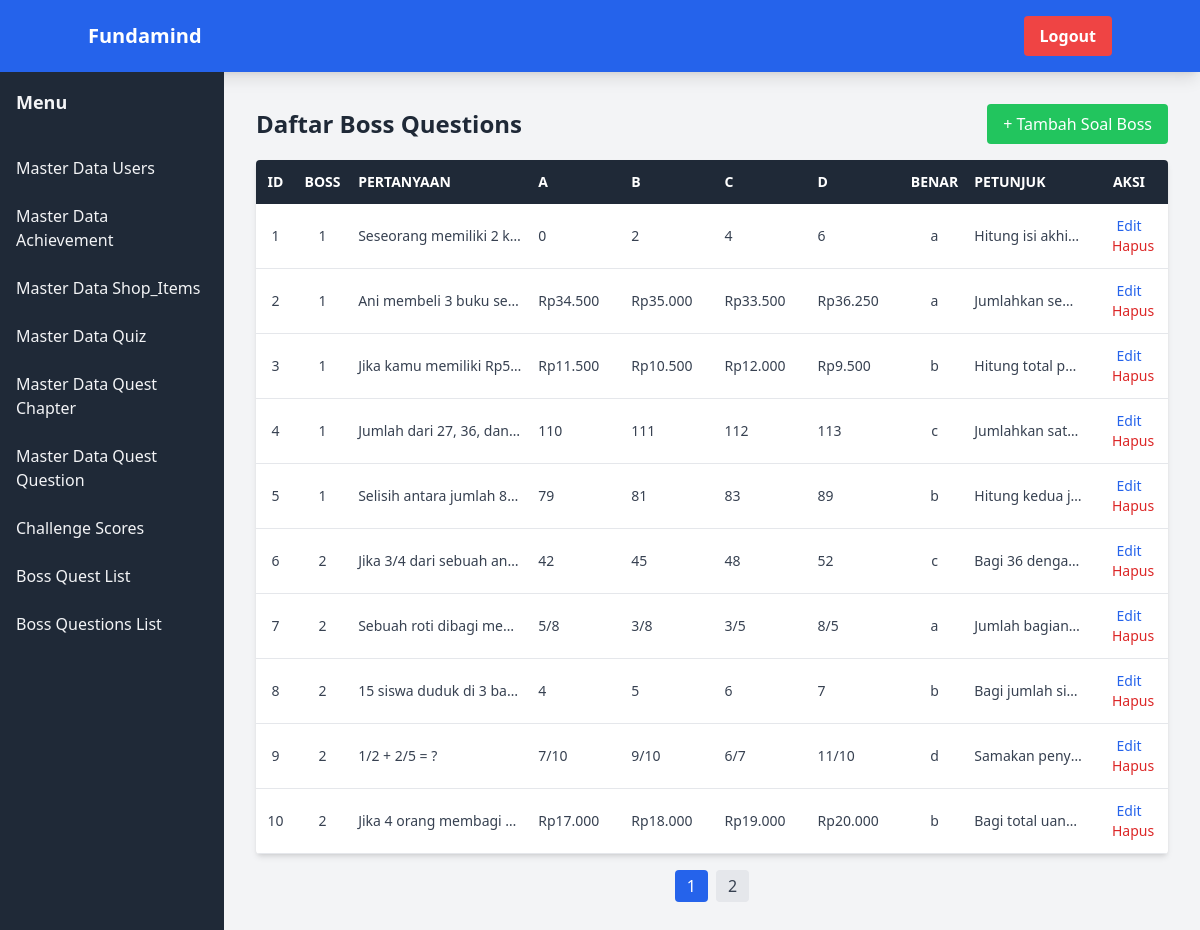
Page /pages/admin/boss_questions_list.php on the committed database.
### tables this page shows
CREATE TABLE `boss_questions` (
  `id_question` int NOT NULL,
  `id_boss` int DEFAULT NULL,
  `pertanyaan` text,
  `pilihan_a` text,
  `pilihan_b` text,
  `pilihan_c` text,
  `pilihan_d` text,
  `jawaban_benar` char(1) DEFAULT NULL,
  `petunjuk` text
);

### pages/admin/boss_questions_list.php (the view, shortened to what this page needs)
<?php
include __DIR__ . '../../db.php';
$perPage = 10;
$page = isset($_GET['page']) ? max(1, intval($_GET['page'])) : 1;
$offset = ($page - 1) * $perPage;
$totalResult = mysqli_query($koneksi, "SELECT COUNT(*) as total FROM boss_questions");
$totalRows = mysqli_fetch_assoc($totalResult)['total'];
$totalPages = ceil($totalRows / $perPage);
$query = "SELECT id_question, id_boss, pertanyaan, pilihan_a, pilihan_b, pilihan_c, pilihan_d, jawaban_benar, petunjuk FROM boss_questions ORDER BY id_question ASC LIMIT $perPage OFFSET $offset";
$result = mysqli_query($koneksi, $query);
?>
<!DOCTYPE html>
<html lang="id">
<head>
    <script src="https://cdn.tailwindcss.com"></script>
</head>
<body class="bg-gray-100 font-sans leading-normal tracking-normal">
    <?php include 'includes/navbar.php'; ?>
    <div class="flex">
        <?php include 'includes/sidebar.php'; ?>
        <div class="flex-1 p-8">
            <div class="flex justify-between items-center mb-4">
                <h2 class="text-2xl font-bold text-gray-800">Daftar Boss Questions</h2>
                <a href="index.php?modul=boss_question&fitur=create" class="bg-green-500 text-white px-4 py-2 rounded hover:bg-green-600">
                    + Tambah Soal Boss
                </a>
            </div>
            <div class="bg-white shadow-md rounded overflow-x-auto">
                <table class="min-w-full table-auto text-sm">
                    <thead class="bg-gray-800 text-white uppercase">
                        <tr>
                            <th class="px-2 py-3 w-10 text-center">ID</th>
                            <th class="px-2 py-3 w-14 text-center">Boss</th>
                            <th class="px-2 py-3 w-44 text-left">Pertanyaan</th>
                            <th class="px-2 py-3 w-24 text-left">A</th>
                            <th class="px-2 py-3 w-24 text-left">B</th>
                            <th class="px-2 py-3 w-24 text-left">C</th>
                            <th class="px-2 py-3 w-24 text-left">D</th>
                            <th class="px-2 py-3 w-10 text-center">Benar</th>
                            <th class="px-2 py-3 w-32 text-left">Petunjuk</th>
                            <th class="px-2 py-3 w-20 text-center">Aksi</th>
                        </tr>
                    </thead>
                    <tbody class="text-gray-700">
                        <?php while ($q = mysqli_fetch_assoc($result)) : ?>
                            <tr class="border-b hover:bg-gray-50">
                                <td class="px-2 py-3 text-center"><?php echo $q['id_question']; ?></td>
                                <td class="px-2 py-3 text-center"><?php echo $q['id_boss']; ?></td>
                                <td class="px-2 py-3 max-w-[180px] truncate"><?php echo htmlspecialchars($q['pertanyaan']); ?></td>
                                <td class="px-2 py-3 max-w-[100px] truncate"><?php echo htmlspecialchars($q['pilihan_a']); ?></td>
                                <td class="px-2 py-3 max-w-[100px] truncate"><?php echo htmlspecialchars($q['pilihan_b']); ?></td>
                                <td class="px-2 py-3 max-w-[100px] truncate"><?php echo htmlspecialchars($q['pilihan_c']); ?></td>
                                <td class="px-2 py-3 max-w-[100px] truncate"><?php echo htmlspecialchars($q['pilihan_d']); ?></td>
                                <td class="px-2 py-3 text-center"><?php echo htmlspecialchars($q['jawaban_benar']); ?></td>
                                <td class="px-2 py-3 max-w-[100px] truncate"><?php echo htmlspecialchars($q['petunjuk']); ?></td>
                                <td class="px-2 py-3 text-center space-x-2">
                                    <a href="index.php?modul=boss_question&fitur=edit&id=<?php echo $q['id_question']; ?>" class="text-blue-600 hover:underline">Edit</a>
                                    <a href="index.php?modul=boss_question&fitur=delete&id=<?php echo $q['id_question']; ?>" onclick="return confirm('Yakin ingin menghapus soal ini?')" class="text-red-600 hover:underline">Hapus</a>
                                </td>
                            </tr>
                        <?php endwhile; ?>
                    </tbody>
                </table>
            </div>
            <div class="mt-4 flex justify-center space-x-2">
                <?php for ($i = 1; $i <= $totalPages; $i++): ?>
                    <a href="?modul=boss_question&fitur=list&page=<?php echo $i; ?>"
                       class="px-3 py-1 rounded <?php echo $i == $page ? 'bg-blue-600 text-white' : 'bg-gray-200 text-gray-700'; ?>">
                        <?php echo $i; ?>
                    </a>
                <?php endfor; ?>
            </div>
        </div>
    </div>
</body>
</html>

### rows in the picture
boss_questions: id_question "1", id_boss "1", pertanyaan "Seseorang memiliki 2 k…", pilihan_a "0", pilihan_b "2", pilihan_c "4", pilihan_d "6", jawaban_benar "a", petunjuk "Hitung isi akhi…"
boss_questions: id_question "2", id_boss "1", pertanyaan "Ani membeli 3 buku se…", pilihan_a "Rp34.500", pilihan_b "Rp35.000", pilihan_c "Rp33.500", pilihan_d "Rp36.250", jawaban_benar "a", petunjuk "Jumlahkan se…"
boss_questions: id_question "3", id_boss "1", pertanyaan "Jika kamu memiliki Rp5…", pilihan_a "Rp11.500", pilihan_b "Rp10.500", pilihan_c "Rp12.000", pilihan_d "Rp9.500", jawaban_benar "b", petunjuk "Hitung total p…"
boss_questions: id_question "4", id_boss "1", pertanyaan "Jumlah dari 27, 36, dan…", pilihan_a "110", pilihan_b "111", pilihan_c "112", pilihan_d "113", jawaban_benar "c", petunjuk "Jumlahkan sat…"
boss_questions: id_question "5", id_boss "1", pertanyaan "Selisih antara jumlah 8…", pilihan_a "79", pilihan_b "81", pilihan_c "83", pilihan_d "89", jawaban_benar "b", petunjuk "Hitung kedua j…"
boss_questions: id_question "6", id_boss "2", pertanyaan "Jika 3/4 dari sebuah an…", pilihan_a "42", pilihan_b "45", pilihan_c "48", pilihan_d "52", jawaban_benar "c", petunjuk "Bagi 36 denga…"
boss_questions: id_question "7", id_boss "2", pertanyaan "Sebuah roti dibagi me…", pilihan_a "5/8", pilihan_b "3/8", pilihan_c "3/5", pilihan_d "8/5", jawaban_benar "a", petunjuk "Jumlah bagian…"
boss_questions: id_question "8", id_boss "2", pertanyaan "15 siswa duduk di 3 ba…", pilihan_a "4", pilihan_b "5", pilihan_c "6", pilihan_d "7", jawaban_benar "b", petunjuk "Bagi jumlah si…"
boss_questions: id_question "9", id_boss "2", pertanyaan "1/2 + 2/5 = ?", pilihan_a "7/10", pilihan_b "9/10", pilihan_c "6/7", pilihan_d "11/10", jawaban_benar "d", petunjuk "Samakan peny…"
boss_questions: id_question "10", id_boss "2", pertanyaan "Jika 4 orang membagi…", pilihan_a "Rp17.000", pilihan_b "Rp18.000", pilihan_c "Rp19.000", pilihan_d "Rp20.000", jawaban_benar "b", petunjuk "Bagi total uan…"
